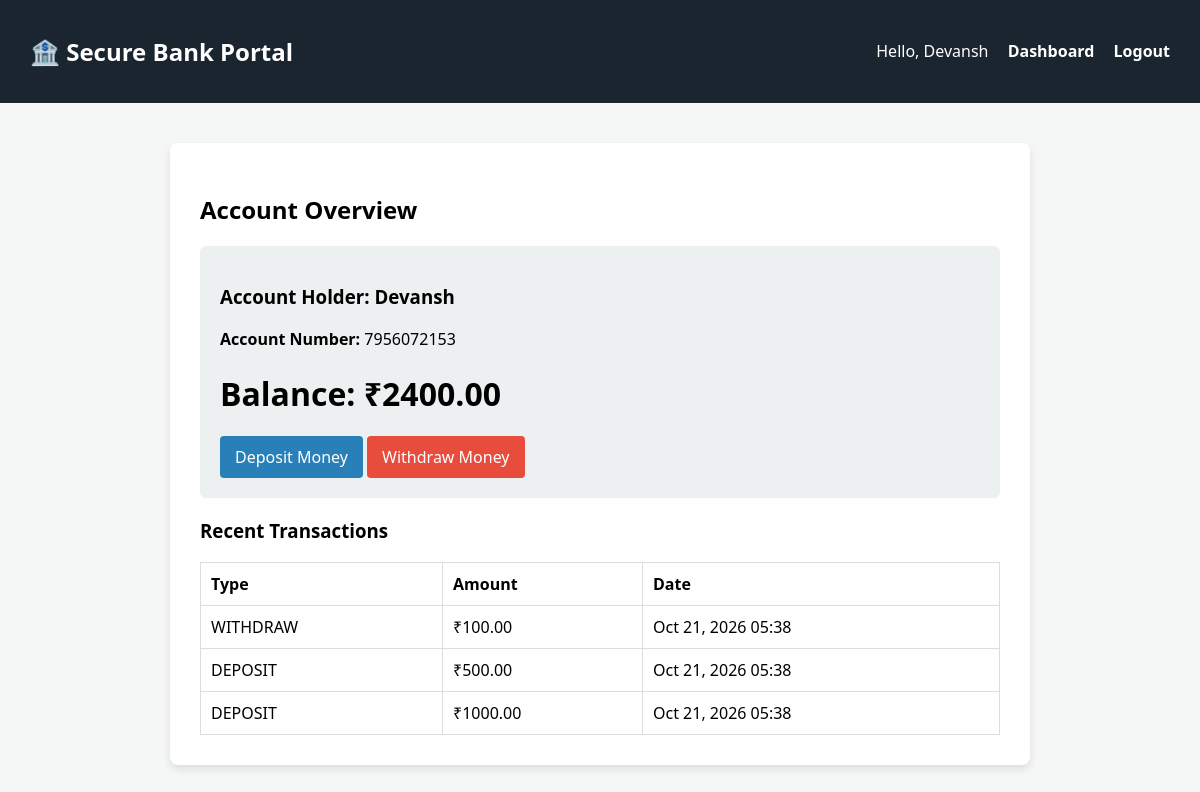
Screenshot of / (signed in) with the database file from the repository.
### core/models.py (models this page shows, shortened)
class Account(models.Model):
    user = models.OneToOneField(User, on_delete=models.CASCADE)
    account_number = models.CharField(max_length=12, unique=True)
    balance = models.DecimalField(max_digits=12, decimal_places=2, default=1000.00)

class Transaction(models.Model):
    TRANSACTION_TYPES = (
        ('DEPOSIT', 'Deposit'),
        ('WITHDRAW', 'Withdraw'),
    )
    account = models.ForeignKey(Account, on_delete=models.CASCADE, related_name='transactions')
    transaction_type = models.CharField(max_length=10, choices=TRANSACTION_TYPES)
    amount = models.DecimalField(max_digits=10, decimal_places=2)
    timestamp = models.DateTimeField(auto_now_add=True)
    description = models.CharField(max_length=255, blank=True, null=True)

### core/views.py (the view)
# urls.py: path('', views.dashboard_view, name='dashboard'),
@login_required
def dashboard_view(request):
    account = request.user.account
    transactions = account.transactions.order_by('-timestamp')[:5]
    return render(request, 'dashboard.html', {'account': account, 'transactions': transactions})

### core/templates/dashboard.html
{% extends 'base.html' %}
{% block content %}
<h2>Account Overview</h2>
<div class="card">
    <h3>Account Holder: {{ account.user.username }}</h3>
    <p><strong>Account Number:</strong> {{ account.account_number }}</p>
    <h1>Balance: ₹{{ account.balance }}</h1>
    <a href="{% url 'deposit' %}" class="btn btn-blue">Deposit Money</a>
    <a href="{% url 'withdraw' %}" class="btn btn-danger">Withdraw Money</a>
</div>
<h3>Recent Transactions</h3>
<table>
    <tr>
        <th>Type</th>
        <th>Amount</th>
        <th>Date</th>
    </tr>
    {% for tx in transactions %}
    <tr>
        <td>{{ tx.transaction_type }}</td>
        <td>₹{{ tx.amount }}</td>
        <td>{{ tx.timestamp|date:"M d, Y H:i" }}</td>
    </tr>
    {% empty %}
    <tr><td colspan="3">No recent transactions.</td></tr>
    {% endfor %}
</table>
{% endblock %}

### core/templates/base.html (shortened to what this page needs)
<!DOCTYPE html>
<html lang="en">
<head>
</head>
<body>
    <nav>
        <h2>🏦 Secure Bank Portal</h2>
        <div>
            {% if user.is_authenticated %}
                <span>Hello, {{ user.username }}</span>
                <a href="{% url 'dashboard' %}">Dashboard</a>
                <a href="{% url 'logout' %}">Logout</a>
            {% else %}
                <a href="{% url 'login' %}">Login</a>
                <a href="{% url 'register' %}">Register</a>
            {% endif %}
        </div>
    </nav>
    <div class="container">
        {% block content %}{% endblock %}
    </div>
</body>
</html>

### core/templates/base.html (style rules this page uses)
body { font-family: 'Segoe UI', Tahoma, Geneva, Verdana, sans-serif; background: #f4f7f6; margin: 0; padding: 0; }
nav { background: #1a252f; color: white; padding: 15px 30px; display: flex; justify-content: space-between; align-items: center; }
nav a { color: white; text-decoration: none; margin-left: 15px; font-weight: bold; }
.container { max-width: 800px; margin: 40px auto; background: white; padding: 30px; border-radius: 8px; box-shadow: 0 4px 8px rgba(0,0,0,0.1); }
.btn { background: #27ae60; color: white; padding: 10px 15px; border: none; border-radius: 4px; cursor: pointer; text-decoration: none; display: inline-block; }
.btn-danger { background: #e74c3c; }
.btn-blue { background: #2980b9; }
.card { background: #ecf0f1; padding: 20px; border-radius: 6px; margin-bottom: 20px; }
table { width: 100%; border-collapse: collapse; margin-top: 15px; }
table, th, td { border: 1px solid #ddd; padding: 10px; text-align: left; }

### rows the page displays
Account: user.username "Devansh", account_number "7956072153", balance "2400.00"
Transaction: transaction_type "WITHDRAW", amount "100.00", timestamp "Oct 21, 2026 05:38"
Transaction: transaction_type "DEPOSIT", amount "500.00", timestamp "Oct 21, 2026 05:38"
Transaction: transaction_type "DEPOSIT", amount "1000.00", timestamp "Oct 21, 2026 05:38"

### other values shown
{{ user.username }} "Devansh"
